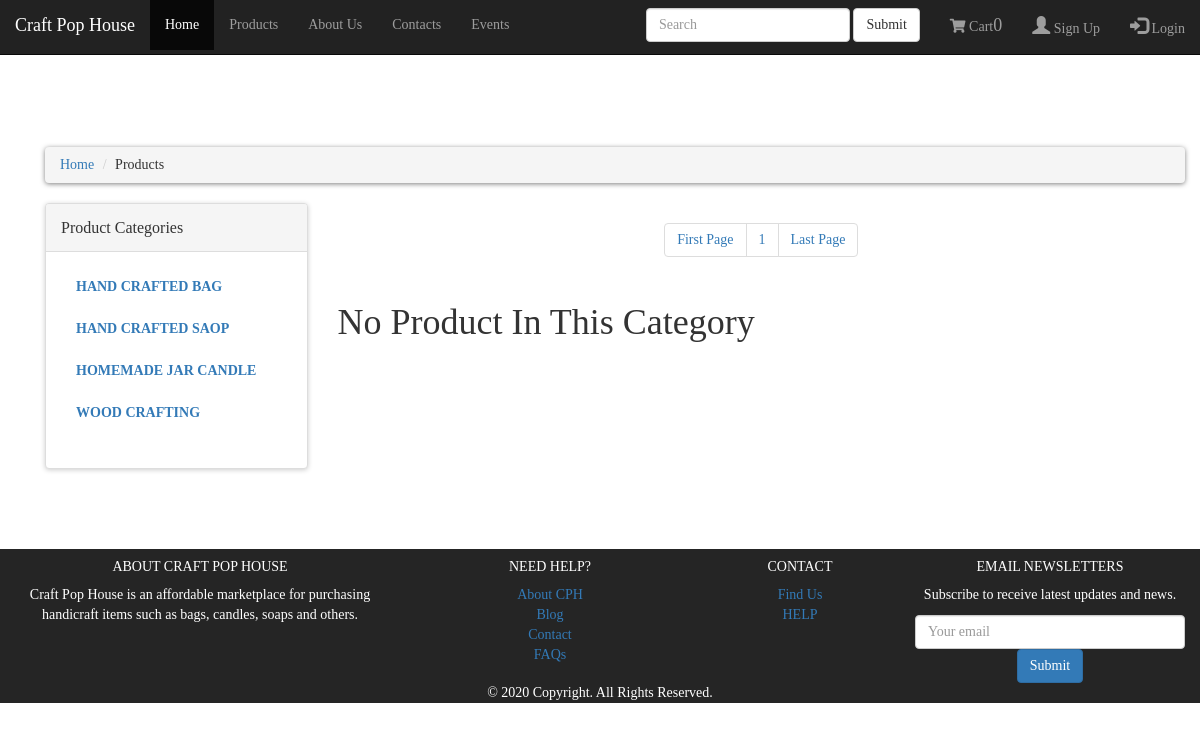
The app's page /products.php?category=2 with its own data.
### tables this page shows
CREATE TABLE `products_categories` (
  `product_category_id` int(10) NOT NULL,
  `product_category_title` text NOT NULL,
  `product_category_desc` text NOT NULL
);

### function.php (the view, shortened to what this page needs)
<?php
	$connection=mysqli_connect('localhost','root','','cph');
	function getCategory()
	{
		global $connection;
		$get_category = "select * from products_categories";
		$run_category =mysqli_query($connection,$get_category);
		while($row_category=mysqli_fetch_array($run_category))
		{
			$category_id = $row_category['product_category_id'];
			$category_title = $row_category['product_category_title'];
			echo "
				<li>
					<a href='products.php?category=$category_id'>$category_title</a>
				</li>
			";
		}
	}
	function getCategoryCO()
	{
		global $connection;
		if(isset($_GET['category']))
		{
			$category_id=$_GET['category'];
			$get_products="select * from products where product_category_id='$category_id'";
			$run_products= mysqli_query($connection,$get_products);
			$count=mysqli_num_rows($run_products);
			if($count==0)
			{
				echo "
					<div class='box'>
						<h1> No Product In This Category</h1>
					</div>
					";
			}
		}
	}
?>

### styles/category.css (style rules this page uses)
* { font-family: Quicksand; }
body { background: #fff; }
#content .panel.sidebar-menu ul.nav.category-menu li a { text-transform:uppercase; font-weight:600; }

### styles/cart.css (style rules this page uses)
* { font-family: Quicksand; }
html, body { height: 100%; }
body { display: flex; flex-direction: column; }

### records on screen
products_categories: product_category_title "HAND CRAFTED BAG"
products_categories: product_category_title "HAND CRAFTED SAOP"
products_categories: product_category_title "HOMEMADE JAR CANDLE"
products_categories: product_category_title "WOOD CRAFTING"

### other values on screen
$count "0"
